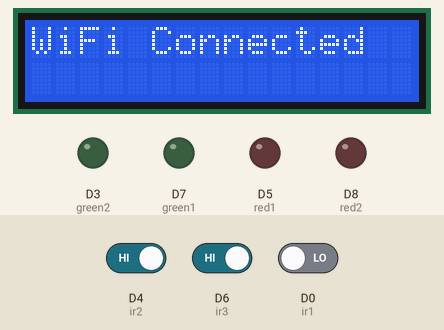
Simulated run of this sketch. Board: ESP8266 (NodeMCU). Parts: 16×2 character LCD, output pins drawn as LEDs (lit = HIGH). The inputs (shaded band) are chosen by the test bench; at power-on: D4 (ir2) HIGH, D6 (ir3) HIGH, D0 (ir1) LOW. WiFi joins after 1.5 s; servers stay silent unless stated; the Firebase database answers and starts empty; what the sketch prints to the serial monitor is not drawn.

Above: at 3.6 s.
At 5.8 s:
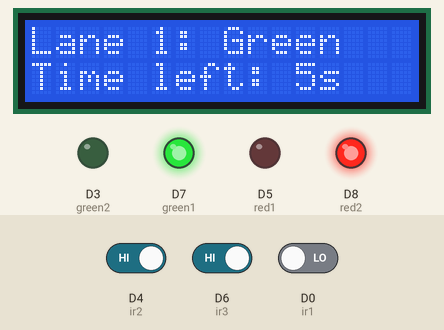
5.9 s: D4 (ir2) driven LOW
At 16.2 s:
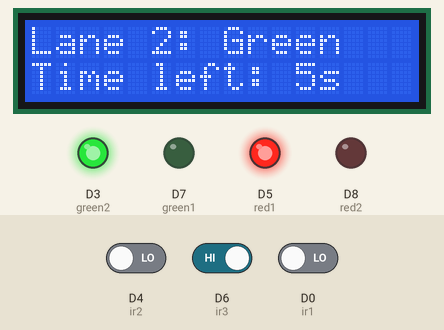
17.0 s: D6 (ir3) driven LOW
At 22.8 s:
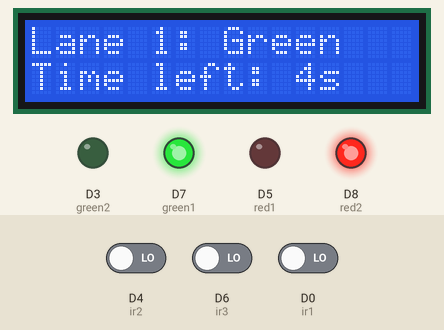
33.6 s: D6 (ir3) driven HIGH
Timing chart, 0 to 38.2 s (numbered marks = the images above; inputs shaded):
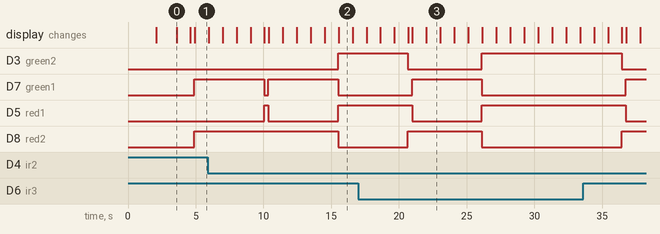

Measured:
- after the input at 5.9 s, D3 (green2): LOW → HIGH after 9.6 s; D7 (green1): goes on until 15.5 s, then stays LOW; D5 (red1): goes on until 15.5 s, then stays HIGH; D8 (red2): HIGH → LOW after 9.6 s
- after the input at 17.0 s, D3 (green2), D5 (red1): goes on until 26.1 s, then stays HIGH; D7 (green1), D8 (red2): goes on until 26.1 s, then stays LOW
- what the display in image 0 shows lasts 1.0 s, from 3.6 s to 4.6 s

The sketch:

traffic_control.ino
```cpp
/*
 * Smart Traffic Control Management System
 * ESP8266 (NodeMCU) firmware
 *
 * RECONSTRUCTED from photos/screenshots of the original project's Arduino IDE
 * (see cs_project_code PDF / PPT). This is NOT the original file — it is a
 * best-effort transcription. Sections that were not visible in the source
 * material are marked with "UNKNOWN" / "INFERRED" comments below. Do not
 * present this as the original author's exact file.
 *
 * Confirmed from screenshots:
 *  - LiquidCrystal_I2C 16x2 LCD on address 0x27, SDA=D2, SCL=D1
 *  - FirebaseESP8266 library, polling /ambulances/ambulance1/currentLocation
 *  - Haversine distance check against a fixed junction lat/lon
 *  - IR sensors on D0, D4, D6 -> variable green-light duration per lane
 *  - LEDs: red1=D5, green1=D7, red2=D8, green2=D3
 */

// INFERRED: not visible in any screenshot, but required for WiFi.begin() to
// compile on ESP8266. The screenshot only showed "#include <dummy.h>" which
// is an Arduino IDE placeholder header, not a real include.
#include <ESP8266WiFi.h>

#include <dummy.h>
#include <FirebaseESP8266.h>
#include <Wire.h>
#include <LiquidCrystal_I2C.h>

// LCD Setup (address 0x27, adjust if 0x3F)
LiquidCrystal_I2C lcd(0x27, 16, 2);

// Firebase Configuration
#define WIFI_SSID "iPhone"
#define WIFI_PASSWORD "123456789"
#define FIREBASE_HOST "https://ambulance-gps-tracker-e7072-default-rtdb.firebaseio.com/"
#define FIREBASE_AUTH "your_firebase_database_secret" // Get from Firebase Console

// Junction Coordinates
#define JUNCTION_LAT 12.9552
#define JUNCTION_LON 77.5744

FirebaseData fbdo;
FirebaseAuth auth;
FirebaseConfig config;
bool ambulanceDetected = false;
int ambulanceLane = 1;

// LED Pins
const int red1 = D5;   // Lane 1 Red
const int green1 = D7; // Lane 1 Green
const int red2 = D8;   // Lane 2 Red (10kΩ pull-down to GND)
const int green2 = D3; // Lane 2 Green

// IR Sensor Pins
const int ir1 = D0; // Lane 1
const int ir2 = D4; // Lane 2 Sensor 1
const int ir3 = D6; // Lane 2 Sensor 2

void setup() {
  Serial.begin(9600);

  // Initialize LCD
  Wire.begin(D2, D1); // SDA=D2, SCL=D1
  lcd.init();
  lcd.backlight();
  lcd.setCursor(0, 0);
  lcd.print(F("Traffic Control"));
  delay(2000);
  lcd.clear();

  pinMode(red1, OUTPUT);
  pinMode(green1, OUTPUT);
  pinMode(red2, OUTPUT);
  pinMode(green2, OUTPUT);
  pinMode(ir1, INPUT);
  pinMode(ir2, INPUT);
  pinMode(ir3, INPUT);

  // Connect to WiFi
  WiFi.begin(WIFI_SSID, WIFI_PASSWORD);
  while (WiFi.status() != WL_CONNECTED) {
    delay(500);
    Serial.print(".");
  }
  Serial.println("\nWiFi Connected");
  lcd.setCursor(0, 0);
  lcd.print(F("WiFi Connected"));
  delay(1000);
  lcd.clear();

  // Firebase setup
  config.host = FIREBASE_HOST;
  config.signer.tokens.legacy_token = FIREBASE_AUTH;
  Firebase.begin(&config, &auth);
}

void loop() {
  checkAmbulanceDistance();

  if (ambulanceDetected) {
    lcd.setCursor(0, 0);
    lcd.print(F("Emerg Lane "));
    lcd.print(ambulanceLane);
    runGreen("Lane " + String(ambulanceLane),
              ambulanceLane == 1 ? green1 : green2,
              ambulanceLane == 1 ? red1 : red2,
              ambulanceLane == 1 ? red2 : red1,
              ambulanceLane == 1 ? green2 : green1, 10);
    ambulanceDetected = false;
    lcd.clear();
    return;
  }

  // Read IR sensors (LOW = vehicle detected, per original wiring)
  bool ir1State = digitalRead(ir1) == LOW;
  bool ir2State = digitalRead(ir2) == LOW;
  bool ir3State = digitalRead(ir3) == LOW;

  // Case 1: IR1 HIGH(detected), IR2 LOW, IR3 LOW -> Lane 1 for 5s
  if (ir1State && !ir2State && !ir3State) {
    runGreen("Lane 1", green1, red1, red2, green2, 5);
  }
  // Case 2: IR1 + IR2 detected, IR3 not -> Lane 1 for 5s, Lane 2 for 5s
  else if (ir1State && ir2State && !ir3State) {
    runGreen("Lane 1", green1, red1, red2, green2, 5);
    runGreen("Lane 2", green2, red2, red1, green1, 5);
  }
  // Case 3: all three detected -> Lane 1 for 5s, Lane 2 for 10s (higher density)
  else if (ir1State && ir2State && ir3State) {
    runGreen("Lane 1", green1, red1, red2, green2, 5);
    runGreen("Lane 2", green2, red2, red1, green1, 10);
  }
  // Case 4: IR1 not detected, IR2 + IR3 detected -> Lane 2 for 10s
  else if (!ir1State && ir2State && ir3State) {
    runGreen("Lane 2", green2, red2, red1, green1, 10);
  }
  // Case 5: nothing detected -> default split, 5s / 5s
  else if (!ir1State && !ir2State && !ir3State) {
    runGreen("Lane 1", green1, red1, red2, green2, 5);
    runGreen("Lane 2", green2, red2, red1, green1, 5);
  }
  // Case 6: only IR2 detected -> Lane 2 for 5s
  else if (!ir1State && ir2State && !ir3State) {
    runGreen("Lane 2", green2, red2, red1, green1, 5);
  }
  // UNKNOWN: the source screenshot for this if/else-if chain was cut off
  // after this point. Remaining permutations of ir1/ir2/ir3 (e.g. ir1 &&
  // !ir2 && ir3, or !ir1 && !ir2 && ir3) were not visible and are not
  // reconstructed here. Add an else{} fallback if you recall the intended
  // default behavior.
}

// Runs the green phase for one lane, holding the opposite lane red, then
// restores both to red at the end of the duration.
void runGreen(String laneName, int greenPin, int redPin, int redOpp, int greenOpp, int duration) {
  digitalWrite(greenPin, HIGH);
  digitalWrite(redPin, LOW);
  digitalWrite(redOpp, HIGH);
  digitalWrite(greenOpp, LOW);

  for (int i = duration; i > 0; i--) {
    lcd.setCursor(0, 0);
    lcd.print(laneName + ": Green   ");
    lcd.setCursor(0, 1);
    lcd.print(F("Time left: "));
    lcd.print(i);
    lcd.print(F("s   "));
    delay(1000);
  }

  digitalWrite(greenPin, LOW);
  digitalWrite(redPin, HIGH);
  digitalWrite(redOpp, HIGH);
  digitalWrite(greenOpp, LOW);
  lcd.clear();
}

// Polls Firebase for the ambulance's latest lat/lon, computes distance to
// the fixed junction coordinates via haversine, and flags an override when
// within 200 m.
void checkAmbulanceDistance() {
  if (Firebase.getDouble(fbdo, "/ambulances/ambulance1/currentLocation/latitude")) {
    float lat = fbdo.doubleData();
    if (Firebase.getDouble(fbdo, "/ambulances/ambulance1/currentLocation/longitude")) {
      float lon = fbdo.doubleData();
      float distance = haversine(lat, lon, JUNCTION_LAT, JUNCTION_LON);
      Serial.printf("Distance: %.2f km\n", distance);
      if (distance < 0.2) { // 200 meters
        ambulanceDetected = true;
        String direction = getDirection(lat, lon, JUNCTION_LAT, JUNCTION_LON);
        Serial.println("Direction: " + direction);
        ambulanceLane = (direction == "North" || direction == "East") ? 1 : 2;
      }
    } else {
      Serial.println("Failed to read longitude: " + fbdo.errorReason());
    }
  } else {
    Serial.println("Failed to read latitude: " + fbdo.errorReason());
  }
}

// Coarse compass-direction heuristic between ambulance and junction.
String getDirection(float ambLat, float ambLon, float junLat, float junLon) {
  float dLat = ambLat - junLat;
  float dLon = ambLon - junLon;
  if (abs(dLat) > abs(dLon)) {
    return dLat > 0 ? "North" : "South";
  }
  return dLon > 0 ? "East" : "West";
}

// Great-circle distance between two lat/lon points, in kilometers.
float haversine(float lat1, float lon1, float lat2, float lon2) {
  float dLat = radians(lat2 - lat1);
  float dLon = radians(lon2 - lon1);
  lat1 = radians(lat1);
  lat2 = radians(lat2);
  float a = pow(sin(dLat / 2), 2) + pow(sin(dLon / 2), 2) * cos(lat1) * cos(lat2);
  float c = 2 * atan2(sqrt(a), sqrt(1 - a));
  return 6371 * c; // Distance in km
}
```
